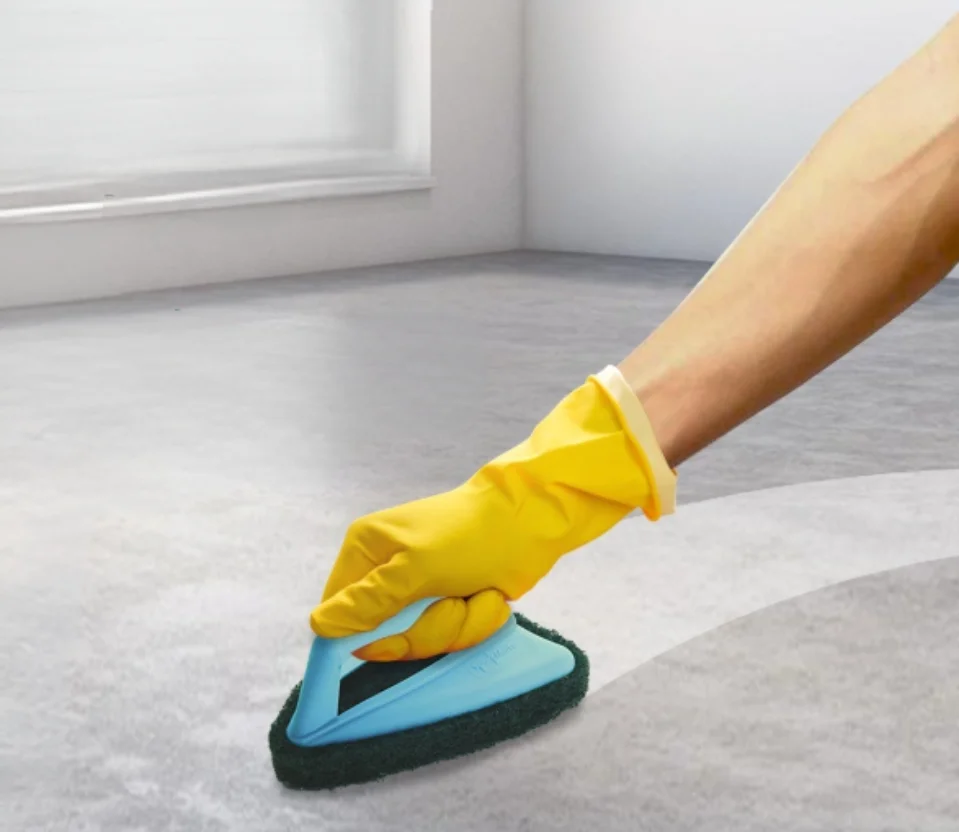
#> input picture brand-images/sparkmate.webp, 959 x 832 px
$ python compose_product_banner.py ../brand-images/sparkmate.webp out.png
#> lines starting #> are read from the running program, lines starting #| are printed output that depends on the picture; after the words box and inside, x2 and y2 are one past the last pixel; in counts of white or black regions, pixels touching at a corner belong together
"""Build a 5:1 category banner from a studio product photograph.

The client's own banners are shot in a kitchen: product to one side, empty
counter to the other. There are ~35 category pages and those photographs
arrive a few at a time, so this makes a stand-in in the same shape from a
product shot already in the catalogue -- product to the right, clear ground to
the left for the copy. It is deliberately plain. It is meant to be replaced by
the real photograph, which is one command once it exists.

Lifting the product off its background is a flood fill from the four corners,
not a brightness threshold. That distinction matters: a threshold also erases
every white part of the product -- the white handle of a peeler, the steam in
a pan -- because it cannot tell them from the backdrop. A flood fill only takes
background that is actually connected to the edge of the frame, so enclosed
whites survive.

The alpha is then blurred a little and pulled in by a fraction of a pixel.
Without that you get a bright fringe: the photograph's own anti-aliased edge
pixels are part background, and against a darker canvas they read as a halo
traced around the product.
"""
import argparse
import os
import sys

from PIL import Image, ImageDraw, ImageFilter, ImageChops

W, H = 1980, 390

# Where the product sits, as fractions of the canvas. Chosen to match the
# client's own banners: subject right of centre, the left half clear for the
# headline. The hero only ever shows about half the width, and the scrim
# whitens what is left of ~60%, so a subject centred here survives the crop.
# The client asked that no product be sliced by the frame, and that governs
# the whole layout. The hero shows a cover-crop of this canvas: 987 of 1980px
# on a computer, and only 780px -- 39% -- on a phone. Anything wider than the
# SMALLER window gets cut on a phone no matter where the crop sits.
#
# So the group is held inside a band of about a third of the canvas, placed
# where both crops can contain it with room to spare. The earlier version let
# the principal bleed off the right edge on purpose, which read as a deliberate
# composition to me and as a cut-off product to them. They are right: it is
# their product, and it should be whole.
GROUP_L, GROUP_R = 0.555, 0.890      # the band the whole group must live in
CENTRE_X = (GROUP_L + GROUP_R) / 2
PRODUCT_H = 0.94          # of canvas height
FLOOR_Y = 0.90            # where the contact shadow sits
# The crops that contain that band, with margin at both ends. Passed to
# apply_category_banner rather than letting it score a crop of its own.
FOCUS_DESKTOP, FOCUS_PHONE = 88, 87

# One small object on a wide pale field reads as a picture that failed to load,
# which is exactly how the first pass looked beside the client's own banners:
# theirs fill the frame edge to edge, mine had a lone spoon rack adrift in
# cream. A category is shown by a group of its products instead -- a principal
# piece with one or two behind it, set back and lightened so they read as depth
# rather than clutter, and the principal allowed to bleed off the right edge
# the way the shot banners do.
SUPPORT = (
    # (scale vs principal, x offset in principal-widths, how far back)
    (0.74, -0.78, 0.42),
    (0.62,  0.72, 0.55),
)


def lift(im, thresh=26, feather=1.6, pull=0.9):
    """Return the photo with its connected background made transparent."""
    im = im.convert('RGB')
    # The product ends up about 310px tall, and flood-filling an 8000px studio
    # master to get there costs minutes. Work at a size comfortably above the
    # target so the downscale still has detail to give.
    if max(im.size) > 1500:
        im.thumbnail((1500, 1500), Image.LANCZOS)
    w, h = im.size
    work = im.copy()
    SENTINEL = (255, 0, 255)

    # Flood from all four corners: some shots have a gradient backdrop that is
    # not one flat value, and a single seed leaves the far side behind.
    for xy in ((0, 0), (w - 1, 0), (0, h - 1), (w - 1, h - 1),
               (w // 2, 0), (w // 2, h - 1), (0, h // 2), (w - 1, h // 2)):
        r, g, b = work.getpixel(xy)
        if min(r, g, b) < 150:          # that corner is product, not backdrop
            continue
        ImageDraw.floodfill(work, xy, SENTINEL, thresh=thresh)

    diff = ImageChops.difference(work, im).convert('L')
    # Anything the fill touched became magenta, so it differs from the original.
    alpha = diff.point(lambda v: 0 if v > 12 else 255)

    if feather:
        alpha = alpha.filter(ImageFilter.GaussianBlur(feather))
    if pull:
        # Erode: MinFilter over a small window, then bias, removes the fringe.
        alpha = alpha.filter(ImageFilter.MinFilter(3))
        alpha = alpha.point(lambda v: max(0, int((v - 255 * (1 - pull) * 0.35) * 1.06)))

    out = im.convert('RGBA')
    out.putalpha(alpha)
    return out


def trim(rgba, pad=0.02):
    box = rgba.getchannel('A').point(lambda v: 255 if v > 8 else 0).getbbox()
    if not box:
        return rgba
    x0, y0, x1, y1 = box
    px, py = int((x1 - x0) * pad), int((y1 - y0) * pad)
    return rgba.crop((max(0, x0 - px), max(0, y0 - py),
                      min(rgba.width, x1 + px), min(rgba.height, y1 + py)))


def ground(tint):
    """The canvas the product stands on.

    Not flat white. The hero's scrim already whitens the left, so a white
    canvas would leave the right half looking like nothing was ever shot there.
    A soft warm wash plus a floor line reads as a studio set instead.
    """
    base = Image.new('RGB', (W, H), tint['high'])
    grad = Image.new('L', (W, 1))
    gp = grad.load()
    for x in range(W):
        t = x / W
        gp[x, 0] = int(255 * min(1.0, max(0.0, (t - 0.18) / 0.72)) ** 0.85)
    wash = Image.new('RGB', (W, H), tint['low'])
    base = Image.composite(wash, base, grad.resize((W, H)))

    # A soft horizon so the product is standing on something.
    floor = Image.new('L', (1, H))
    fp = floor.load()
    for y in range(H):
        t = y / H
        fp[0, y] = int(210 * max(0.0, (t - FLOOR_Y + 0.16) / 0.30)) if t > FLOOR_Y - 0.16 else 0
    base = Image.composite(Image.new('RGB', (W, H), tint['floor']),
                           base, floor.resize((W, H)))
    return base.filter(ImageFilter.GaussianBlur(0.6))


TINTS = {
    'warm':    {'high': (255, 255, 255), 'low': (241, 236, 230), 'floor': (228, 221, 213)},
    'cool':    {'high': (255, 255, 255), 'low': (235, 238, 241), 'floor': (219, 224, 229)},
    'neutral': {'high': (255, 255, 255), 'low': (240, 240, 240), 'floor': (226, 226, 226)},
}


def compose(src, tint='warm', support=()):
    """src is the principal product; support is up to two more from the category."""
    canvas = ground(TINTS[tint])
    principal = trim(lift(Image.open(src)))

    band_l, band_r = int(W * GROUP_L), int(W * GROUP_R)
    band_w = band_r - band_l

    target_h = int(H * PRODUCT_H)
    scale = target_h / principal.height
    # The principal keeps most of the band; the supports tuck in beside it.
    if principal.width * scale > band_w * 0.72:
        scale = (band_w * 0.72) / principal.width
    pw, ph = max(1, int(principal.width * scale)), max(1, int(principal.height * scale))
    principal = principal.resize((pw, ph), Image.LANCZOS)

    floor = int(H * FLOOR_Y)
    left = int(W * CENTRE_X) - pw // 2
    # Wholly inside the band, both ends. Nothing bleeds.
    left = min(left, band_r - pw)
    left = max(left, band_l)

    def shadow(x, w, h, strength):
        m = Image.new('L', (W, H), 0)
        ImageDraw.Draw(m).ellipse([x + w * 0.06, floor - h * 0.03,
                                   x + w * 0.94, floor + h * 0.07], fill=strength)
        return m.filter(ImageFilter.GaussianBlur(max(4, w * 0.05)))

    # Behind first, so the principal overlaps them.
    for (sc, dx, back), path in zip(SUPPORT, support):
        try:
            piece = trim(lift(Image.open(path)))
        except Exception:
            continue
        sh_h = int(ph * sc)
        sh_w = max(1, int(piece.width * sh_h / piece.height))
        if sh_w > W * 0.34:
            sh_w = int(W * 0.34)
            sh_h = max(1, int(piece.height * sh_w / piece.width))
        piece = piece.resize((sh_w, sh_h), Image.LANCZOS)
        # Set back: lift toward the ground colour and soften, so it recedes
        # instead of competing with the principal.
        veil = Image.new('RGB', piece.size, TINTS[tint]['low'])
        body = Image.blend(piece.convert('RGB'), veil, back * 0.55)
        piece = Image.merge('RGBA', body.split() + (piece.getchannel('A').point(
            lambda v, b=back: int(v * (1 - b * 0.30))),))
        piece = piece.filter(ImageFilter.GaussianBlur(0.4 + back))
        px_ = int(left + pw * dx)
        # supports stay inside the band too, or a phone crop clips them
        px_ = max(band_l, min(px_, band_r - sh_w))
        canvas = Image.composite(Image.new('RGB', (W, H), (120, 112, 104)), canvas,
                                 shadow(px_, sh_w, sh_h, int(70 * (1 - back))))
        canvas.paste(piece, (px_, floor - sh_h), piece)

    canvas = Image.composite(Image.new('RGB', (W, H), (118, 110, 102)), canvas,
                             shadow(left, pw, ph, 112))
    canvas.paste(principal, (left, floor - ph), principal)
    return canvas


def main():
    ap = argparse.ArgumentParser()
    ap.add_argument('photo')
    ap.add_argument('out')
    ap.add_argument('--tint', default='warm', choices=sorted(TINTS))
    ap.add_argument('--support', nargs='*', default=[],
                    help='up to two more products from the category, set behind')
    a = ap.parse_args()
    if not os.path.exists(a.photo):
        raise SystemExit(f'no such photo: {a.photo}')
    compose(a.photo, a.tint, a.support).save(a.out)
#> in ground, `base = Image.new('RGB', (W, H), tint['high'])`: base: PIL image 1980x390 RGB; every value is 255
#> in ground, `wash = Image.new('RGB', (W, H), tint['low'])`:
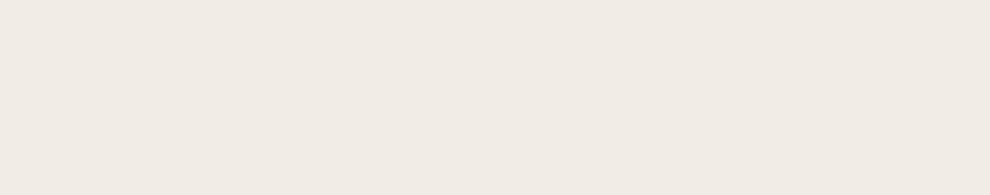
#> wash: PIL image 1980x390 RGB (shown at 1/2 size); mean R, G, B 241, 236, 230
#> in lift, im is the input picture: PIL image 959x832 RGB; mean R, G, B 193.7, 188.6, 176.6
#> the loop in lift, `for xy in ((0, 0), (w - 1, 0), (0, h - 1), (w - 1, h - 1), (w // 2, 0)..` made 8 passes
#> (r, g, b) on passes 1 to 8: (226, 226, 226), (229, 232, 238), (200, 200, 202), (189, 189, 187), (194, 190, 187), (161, 158, 162), (215, 216, 213), (172, 169, 172)
#> after the loop in lift, `for xy in ((0, 0), (w - 1, 0), (0, h - 1), (w - 1, h - 1),`:
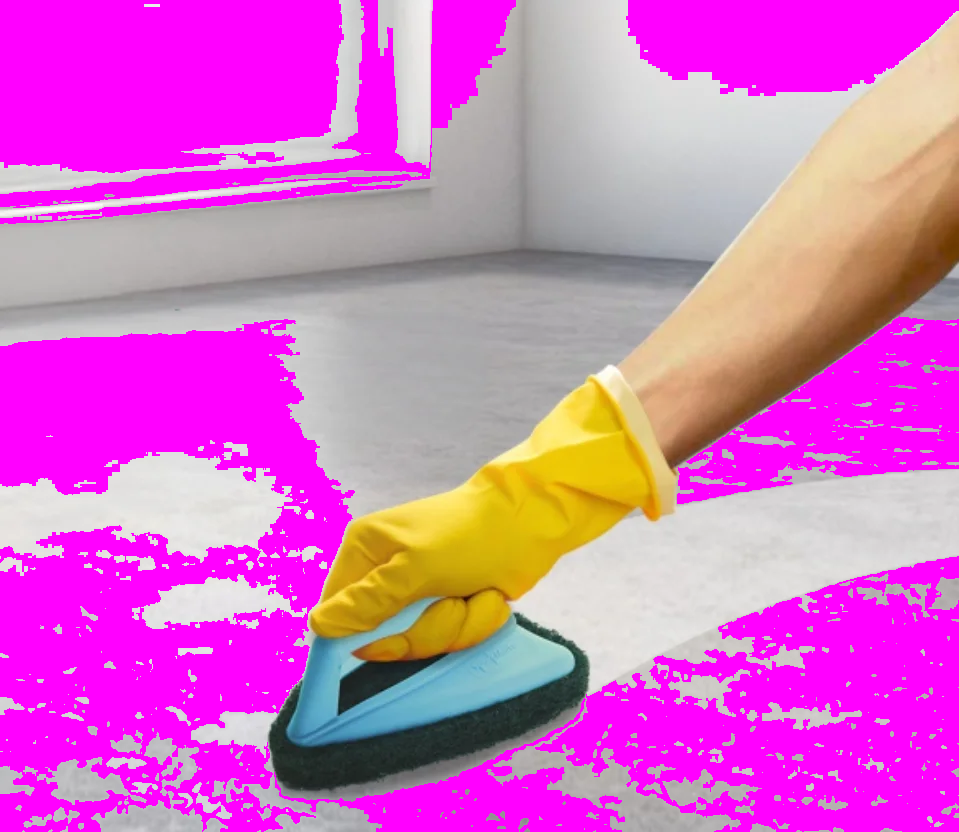
#> work: PIL image 959x832 RGB; mean R, G, B 213.3, 108.9, 196.7
#> in lift, `diff = ImageChops.difference(work, im).convert('L')`:
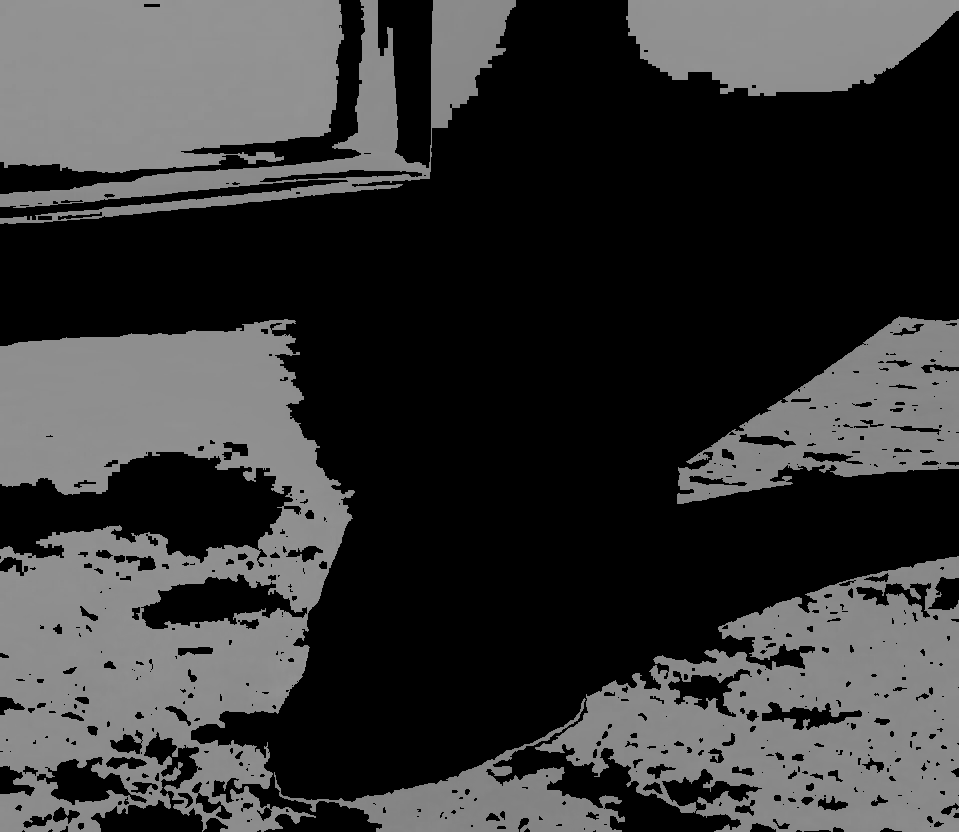
#> diff: PIL image 959x832 L; min 0, max 151, mean 54.9
#> in lift, `alpha = diff.point(lambda v: 0 if v > 12 else 255)`:
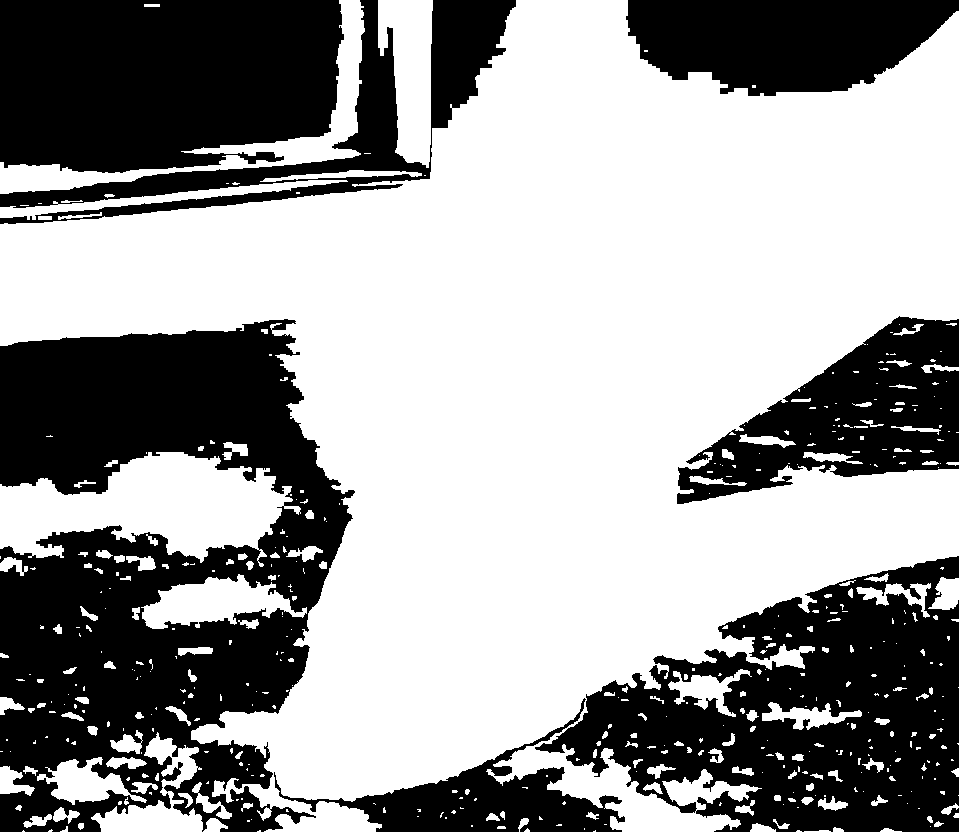
#> alpha: PIL image 959x832 L; 60.9% white; 7 black regions, largest, box (x1, y1, x2, y2) and area: (0, 319, 355, 832) 109819, (535, 556, 959, 832) 63797, (0, 0, 344, 173) 53628
#> in lift, `out.putalpha(alpha)`:
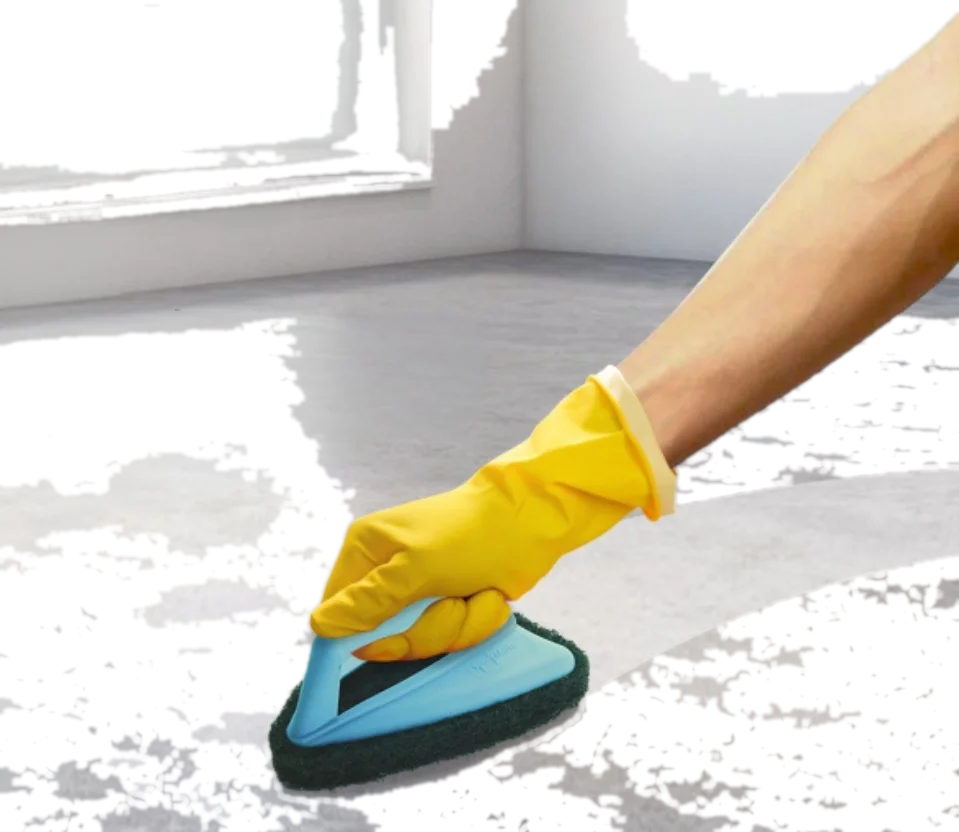
#> out: PIL image 959x832 RGBA; mean R, G, B, A 193.7, 188.6, 176.6, 148.6; transparent parts drawn white
#> in trim, `box = rgba.getchannel('A').point(lambda v: 255 if v > 8 else 0).getbbo..`: box = (0, 0, 959, 832)
#> in trim, `x0, y0, x1, y1 = box`: x0 = 0; x1 = 959; y1 = 832
#> in trim, `px, py = int((x1 - x0) * pad), int((y1 - y0) * pad)`: px = 19; py = 16
#> in shadow, `m = Image.new('L', (W, H), 0)`: m: PIL image 1980x390 L; every value is 0
#> in shadow, `ImageDraw.Draw(m).ellipse([x + w * 0.06, floor - h * 0.03, x + w * 0.9..`: m: PIL image 1980x390 L; values 0 (black) and 112 (white), 1.4% white; 1 white region, box (x1, y1, x2, y2) and area: (1245, 340, 1616, 377) 10851
#> in shadow, `return m.filter(ImageFilter.GaussianBlur(max(4, w * 0.05)))`:
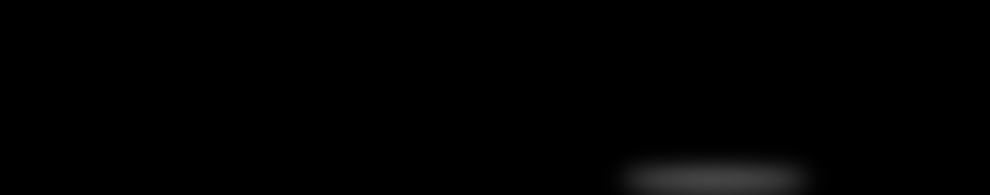
#> returned value: PIL image 1980x390 L (shown at 1/2 size); min 0, max 68, mean 1.5
#> in compose, `canvas.paste(principal, (left, floor - ph), principal)`:
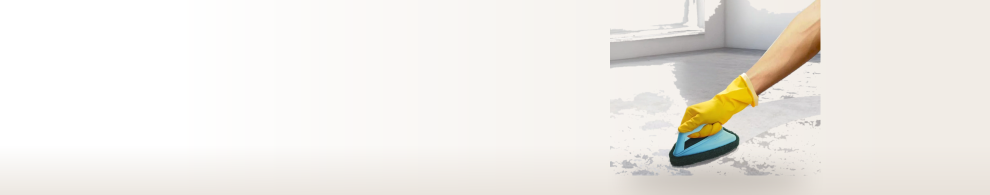
#> canvas: PIL image 1980x390 RGB (shown at 1/2 size); mean R, G, B 239.1, 235.8, 230.6
    print(f'{a.out}  {W}x{H}  from {os.path.basename(a.photo)}')


if __name__ == '__main__':
    sys.exit(main())
#> (the program exits here)
